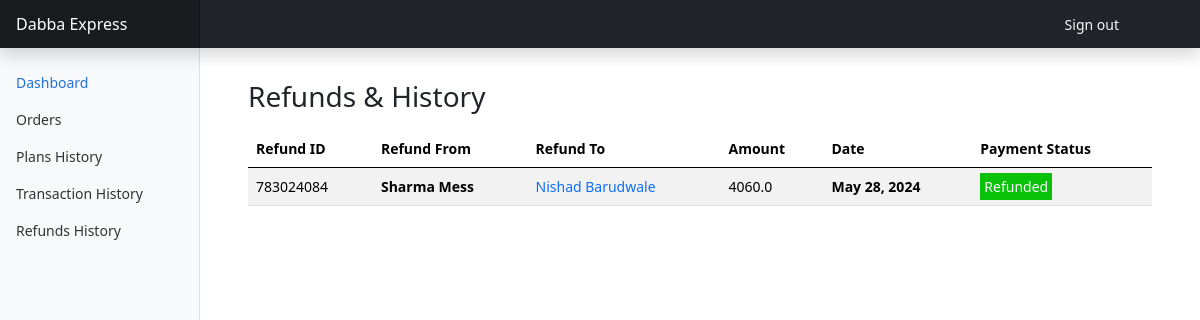
The page /customer/refund_customer/ (signed in) on the database its author committed.
### users/models.py (models this page shows, shortened)
class Transaction(models.Model):
    name = CharField(_("Customer Name"), max_length=254, blank=False, null=False)
    amount = models.FloatField(_("Amount"), null=False, blank=False)
    status = models.CharField(
        _("Payment Status"),
        default=PaymentStatus.PENDING,
        choices=PaymentStatus.choices,
        max_length=254,
        blank=False,
        null=False,
    )
    payment_id = UniqueIDField(primary_key=True)
    date = models.DateTimeField(auto_now_add=True)
    payment_to = models.ForeignKey(Messowner,
                                   related_name="payment_to", blank=True,
                                   on_delete=models.CASCADE, null=True)
    payment_from = models.ForeignKey(User,
                                     related_name="payment_from", blank=True,
                                     on_delete=models.CASCADE,
                                     null=True
                                    )
    refund_from = models.ForeignKey(Messowner,
                        related_name="refund_from", blank=True,
                        on_delete=models.CASCADE,
                        null=True)
    refund_to = models.ForeignKey(User,
                        related_name="refund_to", blank=True,
                        on_delete=models.CASCADE,
                        null=True)

class Messowner(models.Model):
    vendor = models.ForeignKey(User,verbose_name="Vendor", on_delete=models.CASCADE)
    mess_name = models.CharField(verbose_name="Mess Name", max_length=100, blank=True,null=True)
    mess_customers = models.ManyToManyField(User, related_name="customers",
                                            verbose_name="Customer", blank=True)
    employees = models.ManyToManyField(User,related_name="mess_workers",
                                        verbose_name="Mess Worker", blank=True)
    about = models.CharField(max_length=400, verbose_name="About", blank=True)
    class Meta:
        verbose_name = "Vendor's Mess"
        verbose_name_plural = "Mess Details"

class User(AbstractBaseUser, PermissionsMixin):
    class GenderTypes(models.TextChoices):
        MALE = "MALE", "Male"
        FEMALE = "FEMALE", "Female"
    class UserTypes(models.TextChoices):
        ADMIN = "ADMIN", "Admin"
        VENDOR = "VENDOR", "Vendor"
        CUSTOMER = "CUSTOMER", "Customer"
    BASE_USER_TYPE = UserTypes.CUSTOMER
    username = models.CharField(verbose_name="Username", unique=True, max_length=30, null=True, blank=True)
    email = models.EmailField(verbose_name="Email", unique=True, max_length=255)
    id = UniqueIDField(primary_key=True)
    is_active = models.BooleanField(verbose_name="Active", default=True)
    is_staff = models.BooleanField(verbose_name="Staff", default=False)
    registered_at = models.DateTimeField(verbose_name="Registered at", auto_now_add=timezone.now)
    user_type = models.CharField(
        verbose_name=("User Type"), max_length=100, choices=UserTypes.choices, blank=True,
    )
    is_email_verified = models.BooleanField(default=False)
    full_name = models.CharField(verbose_name="Full Name",  max_length=30, null=True, blank=True)
    roll_no = models.CharField(max_length=50, null=True, blank=True, default="")
    year = models.DateField(blank=True, null=True)
    aadhar_no = models.CharField(max_length=16, blank=True, null=True)
    aadhar_picture = models.ImageField(verbose_name="Aadhar Picture", blank=True, null=True)
    phone_no = models.CharField(verbose_name="Phone number", unique=True, max_length=12, null=True, blank=True)
    dob = models.DateField(verbose_name="Date of Birth", blank=True, null=True)
    is_phone_no_verified = models.BooleanField(verbose_name="Phone number verified", default=False)
    profile_photo = models.ImageField(upload_to="user_images", verbose_name="Profile Pic", blank=True)
    gender = models.CharField(verbose_name=("Gender Type"), max_length=20,
                              choices=GenderTypes.choices,  blank=True, null=True)
    reg_number = models.CharField(max_length=50, verbose_name="Registration Number", blank=True, null=True)
    start_date = models.DateField(auto_created=False, blank=True, null=True)
    end_date = models.DateField(auto_created=False, blank=True, null=True)
    address = models.TextField(max_length=300, blank=True, null=True)
    pincode=models.CharField(max_length=20, blank=True, null=True)
    state = models.CharField(max_length=100, blank=True, null=True)
    city = models.CharField(max_length=20, blank=True, null=True)
    street = models.CharField(max_length=200, blank=True, null=True)
    EMAIL_FIELD = "email"
    USERNAME_FIELD = "email"
    objects = UserManager()
    class Meta:
        verbose_name = "User"
        verbose_name_plural = "Users"

### customer/views.py (the view)
# urls.py: path('refund_customer/', views.get_refund_transaction, name="refund_customer"),
def get_refund_transaction(request):
    transaction = Transaction.objects.filter(refund_to = request.user).order_by('-date')
    context = {
        'transaction':transaction,
    }
    return render(request, 'customer/refund_transaction.html', context)

### customer/templates/customer/refund_transaction.html
{% extends 'customer_base.html' %}
{% load static %}
{% block content%}
<div class="container-fluid my-4">
    <h3 class="p-2 px-4 mt-2">Refunds & History</h3>
    <div class="table-responsive mt-2 mb-4 px-4">
        <table class="table table-striped table-md">
          <thead>
            <tr>
              <th scope="col">Refund ID</th>
              <th scope="col">Refund From</th>
              <th scope="col">Refund To</th>
              <th scope="col">Amount</th>
              <th scope="col">Date</th>
              <th scope="col">Payment Status</th>
            </tr>
          </thead>
          <tbody>
              {% for order in transaction %}
              <tr class="customer">
                    <td>{{order.payment_id}}</td>
                    <td><strong>{{order.refund_from.mess_name|title}}</strong></td>
                    <td class="text-primary">{{order.refund_to.full_name}}</td>
                    <td>{{order.amount}}</td>
                    <td><span style="font-weight:600">{{order.date|date}}</span></td>
                    <td>
                        <span class="text-light p-1"
                        style="background:rgb(10, 194, 10);">
                        {{order.get_status_display}}</span>
                    </td>
              </tr>
              {% endfor %}
          </tbody>
        </table>
      </div>
</div>
{% endblock %}

### static/css/dashboard.css (style rules this page uses)
body { font-size: .875rem; }

### rows shown on the page
Transaction: payment_id "783024084", refund_from.mess_name "Sharma Mess", refund_to.full_name "Nishad Barudwale", amount "4060.0", date "May 28, 2024", status "Refunded"
